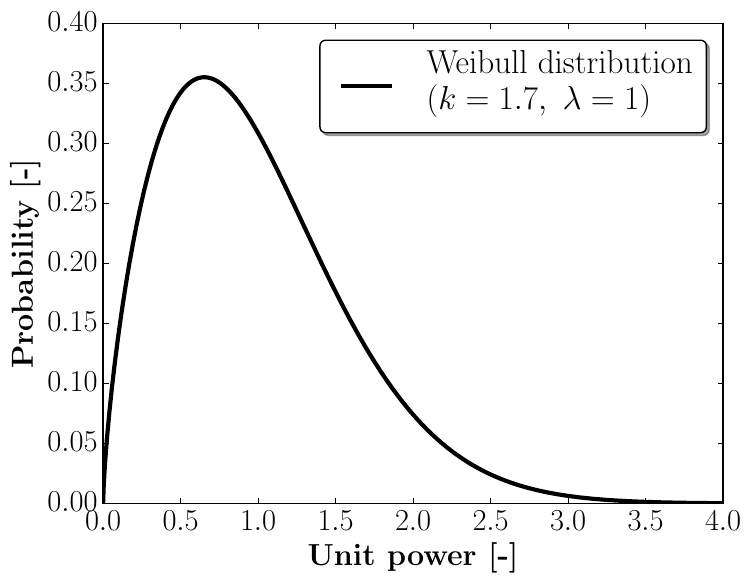

Python code for this plot:

import numpy as np
from scipy.stats import dweibull
from matplotlib import pyplot as plt

#----------------------------------------------------------------------
# This function adjusts matplotlib settings for a uniform feel in the textbook.
# Note that with usetex=True, fonts are rendered with LaTeX.  This may
# result in an error if LaTeX is not installed on your system.  In that case,
# you can set usetex to False.

#------------------------------------------------------------
# Define the distribution parameters to be plotted
k_values = [0.5, 1, 2, 2]
lam_values = [1, 1, 1, 2]
linestyles = ['-', '--', ':', '-.', '--']
mu = 0
x = np.linspace(-10, 10, 1000)

#----------Settings for nice LaTeX compatible plots----------------
plt.rc('font', **{'family': 'serif', 'serif': ['Computer Modern']})
## for Palatino and other serif fonts use:
#rc('font',**{'family':'serif','serif':['Palatino']})
plt.rc('text', usetex=True)
plt.rcParams.update({'font.size': 22})
#------------------------------------------------------------------



plt.cla()

fig = plt.figure(1)
ax = plt.subplot(111)


#------------------------------------------------------------
# plot the distributions
k = 1.7
lam = 1.1
dist = dweibull(k, 0, lam)
x = np.linspace(0, 4, 1000)

ax.plot(x, dist.pdf(x), c='black',label=r'Weibull distribution'
        "\n"
        r'$\left(k=%.1f,\ \lambda=%i\right)$' % (k, lam), linewidth = 3)

ax.set_xlim(0, 4)
ax.set_ylim(0, 0.40)

#ax.xlabel('$x$')
#ax.ylabel(r'$p(x|k,\lambda)$')
#ax.title('Power distribution')

ax.set_xlabel(r'\textbf{Unit power [-]}')
ax.set_ylabel(r'\textbf{Probability [-]}')

leg = ax.legend(loc='upper right', fancybox=True, shadow=True, fontsize=24)

leg.legendHandles[0]._sizes = [60]
ax.tick_params(axis='x', which='major', labelsize=22)
ax.tick_params(axis='y', which='major', labelsize=22)

plt.savefig('weibull.pdf', dpi='300', bbox_inches='tight')
#plt.show()

plt.cla()
import matplotlib
fig = plt.figure(1)
ax = plt.subplot(111)
r = matplotlib.patches.Rectangle((.00231, .0), (.02 - .00231), (1./(.02 - .00231)), fill=False, linewidth = 3.0, label = 'Prior $C_r$')
ax.add_artist(r)
ax.set_xlim([0, (0.02+0.0023)])
ax.set_ylim([0, 75])

ax.set_xlabel(r'$\mathbf{C_r}$ [-]}')
ax.set_ylabel(r'\textbf{Probability [-]}')
anyArtist = plt.Line2D((0,1),(0,0), color='k', lw = 3.0)

leg = ax.legend([anyArtist], [r'Uniform distribution for $C_r$'], loc='upper center', fancybox=True, shadow=True, fontsize=24)

plt.savefig('Cr.pdf', dpi='300', bbox_inches='tight')


plt.cla()
import matplotlib
fig = plt.figure(1)
ax = plt.subplot(111)
r = matplotlib.patches.Rectangle((0.2, .0), .6, (1./(.8 - .2)), fill=False, linewidth = 3.0, label = 'Prior $CdA$')
ax.add_artist(r)
ax.set_xlim([0, 1.])
ax.set_ylim([0, 2.7])

ax.set_xlabel(r'$\mathbf{C_dA [-]}$')
ax.set_ylabel(r'\textbf{Probability [-]}')
anyArtist = plt.Line2D((0,1),(0,0), color='k', lw = 3.0)

leg = ax.legend([anyArtist], [r'Uniform distribution'
    "\n"
    r'$C_dA \in \left[0.2, 0.8\right]$'], loc='upper center', fancybox=True, shadow=True, fontsize=24)

for t in leg.texts:
    t.set_multialignment('center')

plt.savefig('CdA.pdf', dpi='300', bbox_inches='tight')


